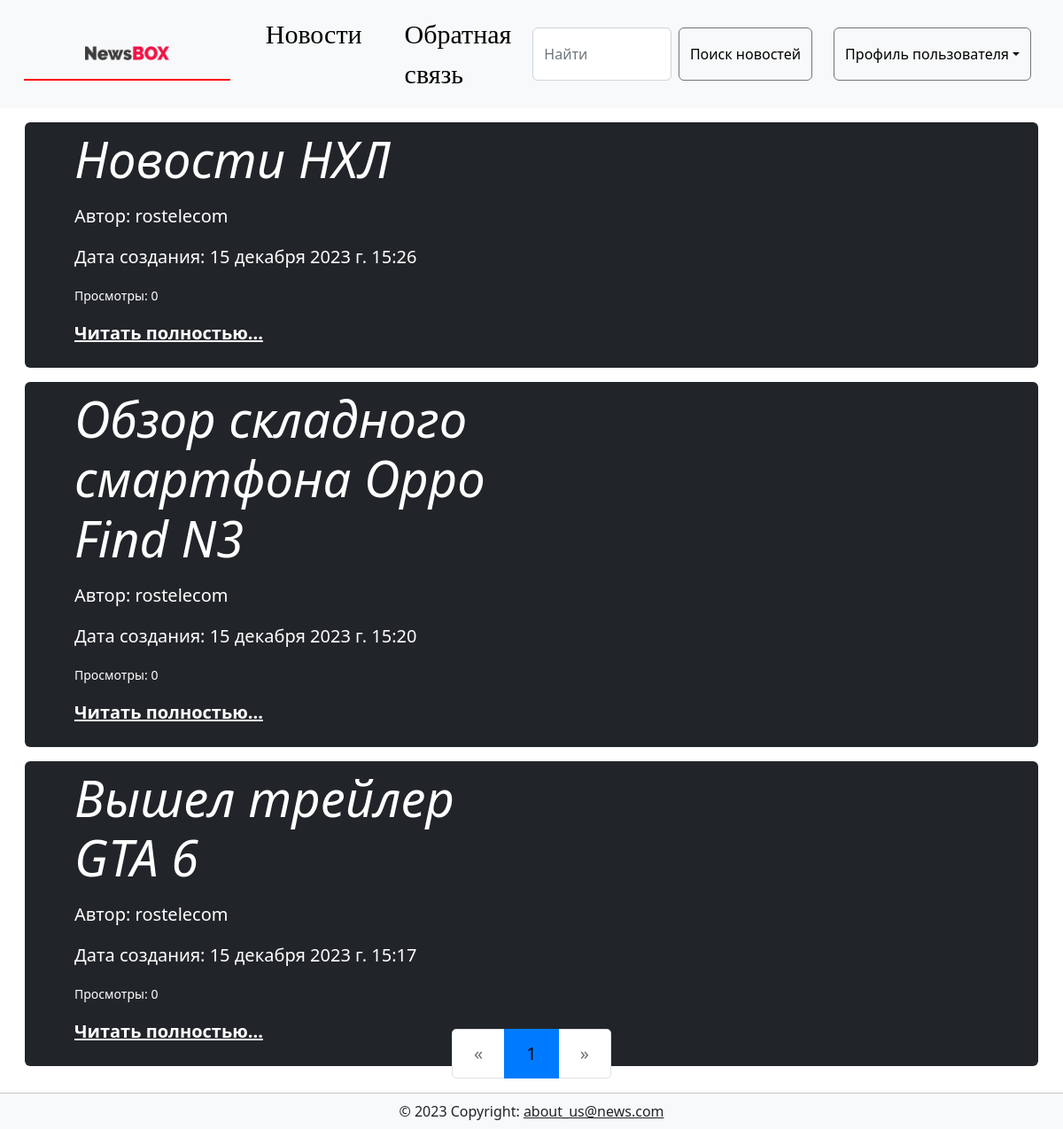
Before: / with the older database file.
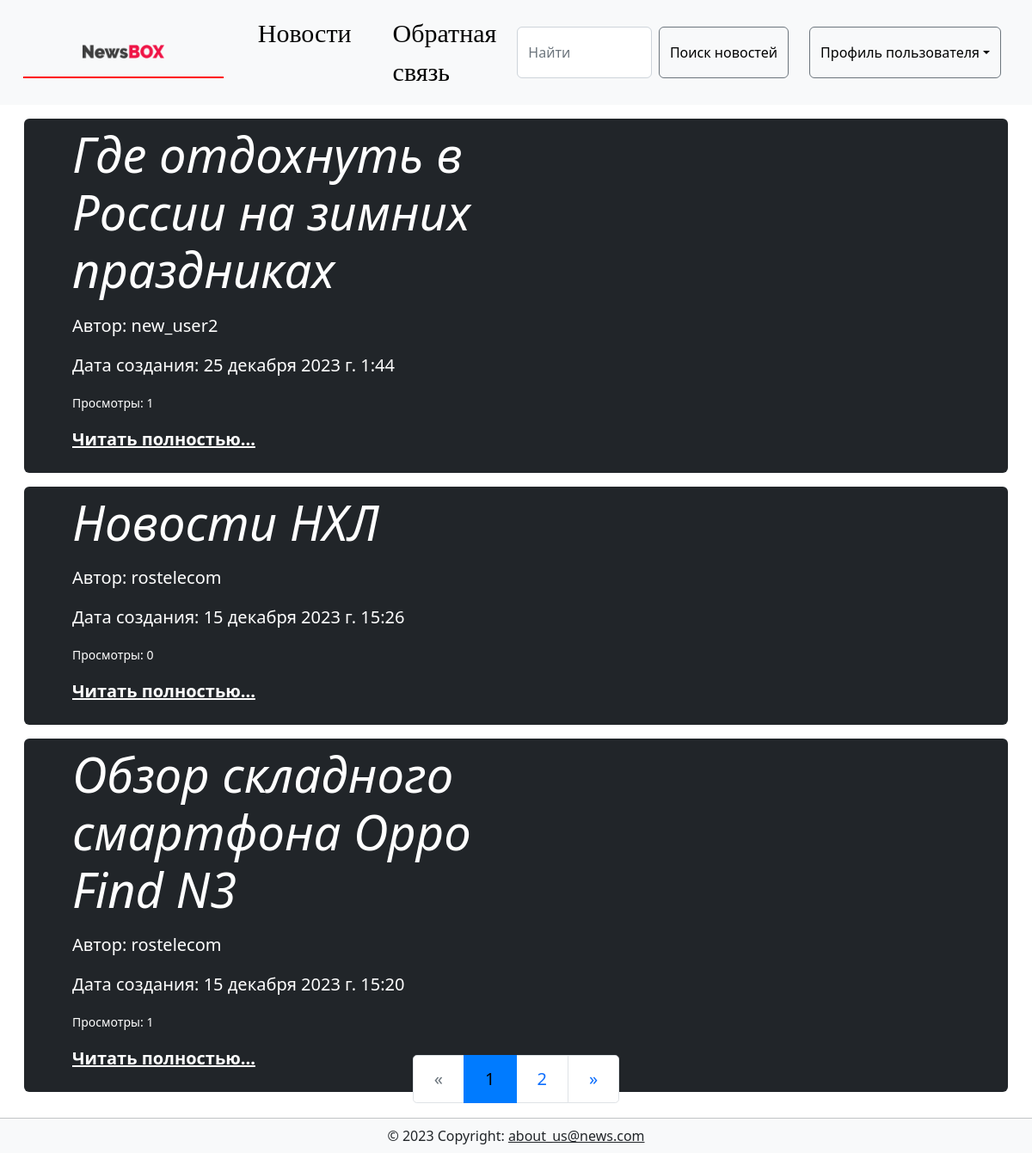
After: the same page with the newer database file.
### news/models.py (models this page shows, shortened)
class Article(models.Model):
    author = models.ForeignKey(User, on_delete=models.CASCADE, null=True, verbose_name='Автор')
    title = models.CharField('Название', max_length=50, default='')
    anouncement = models.TextField('Аннотация', max_length=250)
    text = models.TextField('Текст новости')
    date = models.DateTimeField('Дата публикации', auto_now=True) #default=timezone.now
    category = models.ForeignKey('Category', on_delete=models.SET_NULL, null=True, verbose_name='Категория')
    tags = models.ManyToManyField(to = Tag, blank=True, verbose_name='Тэги')
    objects = models.Manager()
    published = PublishedToday()
    def get_absolute_url(self):
        return f'/news/{int(self.id)}'
    def get_views(self):
        return self.views.count() #views - это related_name из связанной модели ViewCounter
    class Meta:
        verbose_name = "Новость"
        verbose_name_plural = "Новости"
        ordering = ['title','date']

### news/views.py (the view)
# urls.py: path('', views.index, name='index'),
def index(request):
    articles = Article.objects.all().order_by("-date")
    p = Paginator(articles, 3)
    page_number = request.GET.get('page')
    page_obj = p.get_page(page_number)
    bookmarks = FavoriteArticle.objects.filter(user=request.user.id).values_list('article_id', flat=True)
    context = {'posts': page_obj, 'articles':  articles, 'bookmarks': bookmarks}
    return render(request, 'news/index.html', context)

### news/templates/news/index.html (shortened to what this page needs)
{% extends "news/base_generic.html" %}
{% load static %}
{% block content %}
{%if articles.first == None %}
<div class="col d-flex align-items-center justify-content-center">
    <h1>На данный момент нет новостей</h1>
</div>
{% else %}
<div class="container-fluid">
    {% for article in posts %}
    <div class="single_news m-3">
        <div class="p-2 p-md-15 text-white rounded bg-dark">
            <div class="col-md-6 px-5">
                <h1 class="display-4 fst-italic">{{ article.title }}</h1>
                <p class="lead my-3">Автор: {{ article.author }}</p>
                <p class="lead my-3">Дата создания: {{ article.date }}</p>
                <p><small>Просмотры: {{article.get_views}} </small></p>
                <p class="lead my-3"><a href="{{ article.get_absolute_url }}" class="text-white fw-bold">Читать полностью...</a></p>
            </div>
        </div>
    </div>
    {% endfor %}
</div>
<div class="container-fluid" style="position: absolute;  bottom: 2%;">
<nav aria-label="Page navigation example">
    <ul class="pagination pagination-lg m-3 justify-content-center" >
            {% if posts.has_previous %}
            <li class="page-item">
                <a class="page-link" href="?page={{ posts.previous_page_number }}" aria-label="Previous">
                    <span aria-hidden="true">&laquo;</span>
                </a>
            </li>
                {% else %}
            <li class="page-item disabled">
                <a class="page-link" href="#" aria-label="Previous">
                    <span aria-hidden="true">&laquo;</span>
                </a>
            </li>
            {% endif %}
            {% for page in posts.paginator.page_range %}
                {% if posts.number == page %}
                <li class="page-item active "><p class="page-link" style="color: black;">{{ page }}</p></li>
                {% else %}
                <li class="page-item"><a class="page-link" href="?page={{ page }}"> {{ page }}</a></li>
                {% endif %}
            {% endfor %}
                {% if posts.has_next %}
                <li class="page-item">
                    <a class="page-link" href="?page={{ posts.next_page_number }}"aria-label="Next">
                    <span aria-hidden="true">&raquo;</span>
                    </a>
                </li>
                    {% else %}
                    <li class="page-item disabled"><a class="page-link" href="#" aria-label="Next">
                    <span aria-hidden="true">&raquo;</span>
                    </a>
                </li>
                {% endif %}
        </ul>
</nav>
</div>
{% endif%}
{% endblock %}

Changed rows visible on the page:
no longer on this page (row unchanged): Article: title "Вышел трейлер GTA 6", author "rostelecom", date "15 декабря 2023 г. 15:17", get_views "0"
added Article: title "Где отдохнуть в России на зимних праздниках", author "new_user2", date "25 декабря 2023 г. 1:44", get_views "1"
computed for Article "Обзор складного смартфона Oppo Find N3": get_views "0" → "1"
Other visible differences:
new list line: "2"
